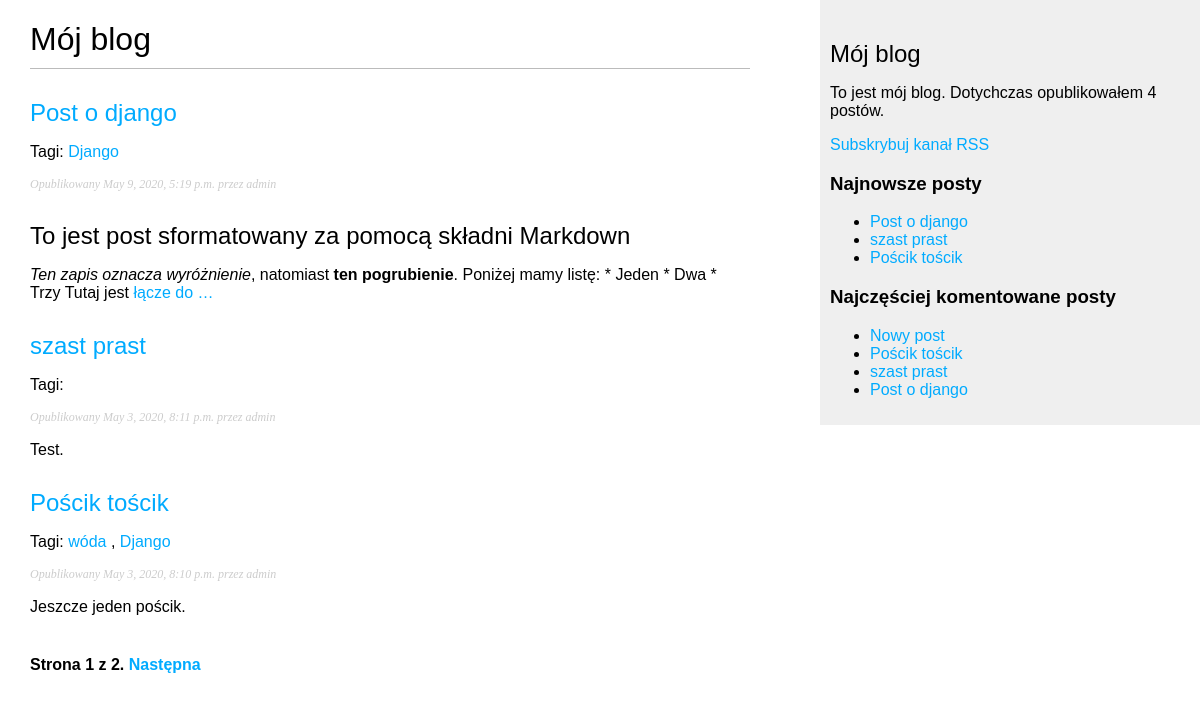
Screenshot of /blog/ with the database file from the repository.
### blog/models.py (models this page shows, shortened)
class Post(models.Model):
    STATUS_CHOICES = (
        ('draft', 'Draft'),
        ('published', 'Published'),
                      )
    title = models.CharField(max_length=250)
    slug = models.SlugField(max_length=250, unique_for_date='publish')
    author = models.ForeignKey(User, on_delete=models.CASCADE, related_name='blog_posts')
    body = models.TextField()
    publish = models.DateTimeField(default=timezone.now)
    created = models.DateTimeField(auto_now_add=True)
    updated = models.DateTimeField(auto_now=True)
    status = models.CharField(max_length=10, choices=STATUS_CHOICES, default='draft')
    objects = models.Manager()
    published = PublishedManager()
    tags = TaggableManager()
    class Meta:
        ordering = ('-publish', )
    def get_absolute_url(self):
        return reverse('blog:post_detail', args=[self.publish.year, self.publish.strftime('%m'),
                                                 self.publish.strftime('%d'), self.slug])

### blog/views.py (the view)
# urls.py: path('', views.post_list, name='post_list'),
def post_list(request, tag_slug=None):
    object_list = Post.published.all()
    if tag_slug:
        tag = get_object_or_404(Tag, slug=tag_slug)
        object_list = object_list.filter(tags__in=[tag])
    else:
        tag = None
    paginator = Paginator(object_list, 3)
    page = request.GET.get('page')
    try:
        posts = paginator.page(page)
    except PageNotAnInteger:
        posts = paginator.page(1)
    except EmptyPage:
        posts = paginator.pate(paginator.num_pages)
    return render(request, 'blog/post/list.html', {'page': page, 'posts': posts, 'tag': tag})

### blog/models.py (called while the page is built)
    def get_queryset(self):
        return super(PublishedManager, self).get_queryset().filter(status='published')

### blog/templatetags/blog_tags.py (called while the page is built)
@register.simple_tag
def total_posts():
    return Post.published.count()

@register.inclusion_tag('blog/post/latest_posts.html')
def show_latest_posts(count=5):
    latest_posts = Post.published.order_by('-publish')[:count]
    return {'latest_posts': latest_posts}

@register.simple_tag
def get_most_commented_posts(count=5):
    return Post.published.annotate(total_comments=Count('comments')).order_by('-total_comments')[:count]

@register.filter(name='markdown')
def markdown_format(text):
    return mark_safe(markdown.markdown(text))

### blog/templates/blog/post/list.html (shortened to what this page needs)
{% extends "blog/base.html" %}
{% block content %}
{% load blog_tags %}
 <h1>Mój blog</h1>
 {% for post in posts %}
 <h2>
 <a href="{{ post.get_absolute_url }}">
{{ post.title }}
 </a>
 </h2>
<p class="tags">Tagi:
 {% for tag in post.tags.all %}
  <a href="{% url 'blog:post_list_by_tag' tag.slug %}">{{ tag.name }}</a>
  {% if not forloop.last %}, {% endif %}
 {% endfor %}
</p>
 <p class="date">
 Opublikowany {{ post.publish }} przez {{ post.author }}
 </p>
 {{ post.body|markdown|truncatewords_html:30 }}
 {% endfor %}
{% include "pagination.html" with page=posts %}
{% endblock %}

### blog/templates/blog/base.html (shortened to what this page needs)
<!DOCTYPE html>
{% load blog_tags %}
{% load static %}
<html>
<head>
  <link href="{% static 'css/blog.css' %}" rel="stylesheet">
</head>
<body>
  <div id="content">
    {% block content %}
    {% endblock %}
  </div>
  <div id="sidebar">
  <h2>Mój blog</h2>
  <p>To jest mój blog. Dotychczas opublikowałem {% total_posts %} postów.</p>
  <p><a href="{% url 'blog:post_feed' %}">Subskrybuj kanał RSS</a></p>
  <h3>Najnowsze posty</h3>
  {% show_latest_posts 3 %}
  <h3>Najczęściej komentowane posty</h3>
{% get_most_commented_posts as most_commented_posts %}
<ul>
{% for post in most_commented_posts %}
  <li>
    <a href="{{ post.get_absolute_url }}">{{ post.title }}</a>
  </li>
{% endfor %}
</ul>
</div>
</body>
</html>

### blog/templates/blog/post/latest_posts.html
<ul>
{% for post in latest_posts %}
  <li>
    <a href="{{ post.get_absolute_url }}">{{ post.title }}</a>
  </li>
{% endfor %}
</ul>

### blog/static/css/blog.css (style rules this page uses)
body { margin:0; padding:0; font-family:helvetica, sans-serif; }
a { color:#00abff; text-decoration:none; }
h1 { font-weight:normal; border-bottom:1px solid #bbb; padding:0 0 10px 0; }
h2 { font-weight:normal; margin:30px 0 0; }
#content { float:left; width:60%; padding:0 0 0 30px; }
#sidebar { float:right; width:30%; padding:10px; background:#efefef; height:100%; }
p.date { color:#ccc; font-family: georgia, serif; font-size: 12px; font-style: italic; }

### rows the page displays
Post: title "Post o django", publish "May 9, 2020, 5:19 p.m.", author "admin", body "To jest post sformatowany za pomocą składni Markdown Ten zapis oznacza wyróżnienie , natomiast ten pogrubienie . Poniżej mamy listę: * Jeden * Dwa * Trzy Tutaj jest łącze do …"
Tag: name "Django"
Post: title "szast prast", publish "May 3, 2020, 8:11 p.m.", author "admin", body "Test."
Post: title "Pościk tościk", publish "May 3, 2020, 8:10 p.m.", author "admin", body "Jeszcze jeden pościk."
Tag: name "wóda"
Post: title "Nowy post"

### other values shown
{{ page.number }} "1"
{{ page.paginator.num_pages }} "2"
